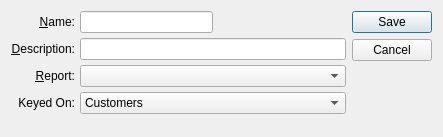
<?xml version="1.0" encoding="UTF-8"?>
<ui version="4.0">
 <comment>This file is part of the xTuple ERP: PostBooks Edition, a free and
open source Enterprise Resource Planning software suite,
Copyright (c) 1999-2018 by OpenMFG LLC, d/b/a xTuple.
It is licensed to you under the Common Public Attribution License
version 1.0, the full text of which (including xTuple-specific Exhibits)
is available at www.xtuple.com/CPAL.  By using this software, you agree
to be bound by its terms.</comment>
 <class>form</class>
 <widget class="QDialog" name="form">
  <property name="geometry">
   <rect>
    <x>0</x>
    <y>0</y>
    <width>443</width>
    <height>137</height>
   </rect>
  </property>
  <property name="windowTitle">
   <string>Form</string>
  </property>
  <layout class="QGridLayout" name="gridLayout">
   <item row="0" column="0">
    <layout class="QVBoxLayout">
     <property name="spacing">
      <number>0</number>
     </property>
     <property name="margin">
      <number>0</number>
     </property>
     <item>
      <layout class="QHBoxLayout">
       <property name="spacing">
        <number>5</number>
       </property>
       <property name="margin">
        <number>0</number>
       </property>
       <item>
        <layout class="QVBoxLayout">
         <property name="spacing">
          <number>5</number>
         </property>
         <property name="margin">
          <number>0</number>
         </property>
         <item>
          <widget class="QLabel" name="_nameLit">
           <property name="text">
            <string>&amp;Name:</string>
           </property>
           <property name="alignment">
            <set>Qt::AlignRight|Qt::AlignTrailing|Qt::AlignVCenter</set>
           </property>
           <property name="buddy">
            <cstring>_name</cstring>
           </property>
          </widget>
         </item>
         <item>
          <widget class="QLabel" name="_descriptionLit">
           <property name="text">
            <string>&amp;Description:</string>
           </property>
           <property name="alignment">
            <set>Qt::AlignRight|Qt::AlignTrailing|Qt::AlignVCenter</set>
           </property>
           <property name="buddy">
            <cstring>_report</cstring>
           </property>
          </widget>
         </item>
         <item>
          <widget class="QLabel" name="_reportLit">
           <property name="text">
            <string>&amp;Report:</string>
           </property>
           <property name="alignment">
            <set>Qt::AlignRight|Qt::AlignTrailing|Qt::AlignVCenter</set>
           </property>
           <property name="buddy">
            <cstring>_report</cstring>
           </property>
          </widget>
         </item>
         <item>
          <widget class="QLabel" name="_keyedOnLit">
           <property name="text">
            <string>Keyed On:</string>
           </property>
           <property name="alignment">
            <set>Qt::AlignRight|Qt::AlignTrailing|Qt::AlignVCenter</set>
           </property>
          </widget>
         </item>
        </layout>
       </item>
       <item>
        <layout class="QVBoxLayout">
         <property name="spacing">
          <number>5</number>
         </property>
         <property name="margin">
          <number>0</number>
         </property>
         <item>
          <layout class="QHBoxLayout">
           <property name="spacing">
            <number>0</number>
           </property>
           <property name="margin">
            <number>0</number>
           </property>
           <item>
            <widget class="XLineEdit" name="_name"/>
           </item>
           <item>
            <spacer>
             <property name="orientation">
              <enum>Qt::Horizontal</enum>
             </property>
             <property name="sizeType">
              <enum>QSizePolicy::Expanding</enum>
             </property>
             <property name="sizeHint" stdset="0">
              <size>
               <width>20</width>
               <height>20</height>
              </size>
             </property>
            </spacer>
           </item>
          </layout>
         </item>
         <item>
          <widget class="XLineEdit" name="_descrip"/>
         </item>
         <item>
          <widget class="XComboBox" name="_report">
           <property name="allowNull">
            <bool>true</bool>
           </property>
           <property name="type">
            <enum>XComboBox::Reports</enum>
           </property>
          </widget>
         </item>
         <item>
          <widget class="XComboBox" name="_key">
           <item>
            <property name="text">
             <string>Customers</string>
            </property>
           </item>
           <item>
            <property name="text">
             <string>Items</string>
            </property>
           </item>
           <item>
            <property name="text">
             <string>Item Sites</string>
            </property>
           </item>
           <item>
            <property name="text">
             <string>Purchase Orders</string>
            </property>
           </item>
           <item>
            <property name="text">
             <string>Sales Orders</string>
            </property>
           </item>
           <item>
            <property name="text">
             <string>Vendors</string>
            </property>
           </item>
           <item>
            <property name="text">
             <string>Work Orders</string>
            </property>
           </item>
           <item>
            <property name="text">
             <string>Sales Analysis - Special Calendar</string>
            </property>
           </item>
           <item>
            <property name="text">
             <string>Production Entry Sheets</string>
            </property>
           </item>
           <item>
            <property name="text">
             <string>Return Authorizations</string>
            </property>
           </item>
           <item>
            <property name="text">
             <string>Transfer Orders</string>
            </property>
           </item>
          </widget>
         </item>
        </layout>
       </item>
      </layout>
     </item>
     <item>
      <spacer>
       <property name="orientation">
        <enum>Qt::Vertical</enum>
       </property>
       <property name="sizeType">
        <enum>QSizePolicy::Expanding</enum>
       </property>
       <property name="sizeHint" stdset="0">
        <size>
         <width>20</width>
         <height>0</height>
        </size>
       </property>
      </spacer>
     </item>
    </layout>
   </item>
   <item row="0" column="1">
    <widget class="QDialogButtonBox" name="_buttonBox">
     <property name="orientation">
      <enum>Qt::Vertical</enum>
     </property>
     <property name="standardButtons">
      <set>QDialogButtonBox::Cancel|QDialogButtonBox::Save</set>
     </property>
    </widget>
   </item>
  </layout>
 </widget>
 <layoutdefault spacing="6" margin="11"/>
 <customwidgets>
  <customwidget>
   <class>XComboBox</class>
   <extends>QComboBox</extends>
   <header>xcombobox.h</header>
  </customwidget>
  <customwidget>
   <class>XLineEdit</class>
   <extends>QLineEdit</extends>
   <header>xlineedit.h</header>
   <container>1</container>
  </customwidget>
 </customwidgets>
 <tabstops>
  <tabstop>_name</tabstop>
  <tabstop>_descrip</tabstop>
  <tabstop>_report</tabstop>
  <tabstop>_key</tabstop>
 </tabstops>
 <resources/>
 <connections>
  <connection>
   <sender>_buttonBox</sender>
   <signal>rejected()</signal>
   <receiver>form</receiver>
   <slot>reject()</slot>
   <hints>
    <hint type="sourcelabel">
     <x>396</x>
     <y>68</y>
    </hint>
    <hint type="destinationlabel">
     <x>221</x>
     <y>66</y>
    </hint>
   </hints>
  </connection>
 </connections>
</ui>
